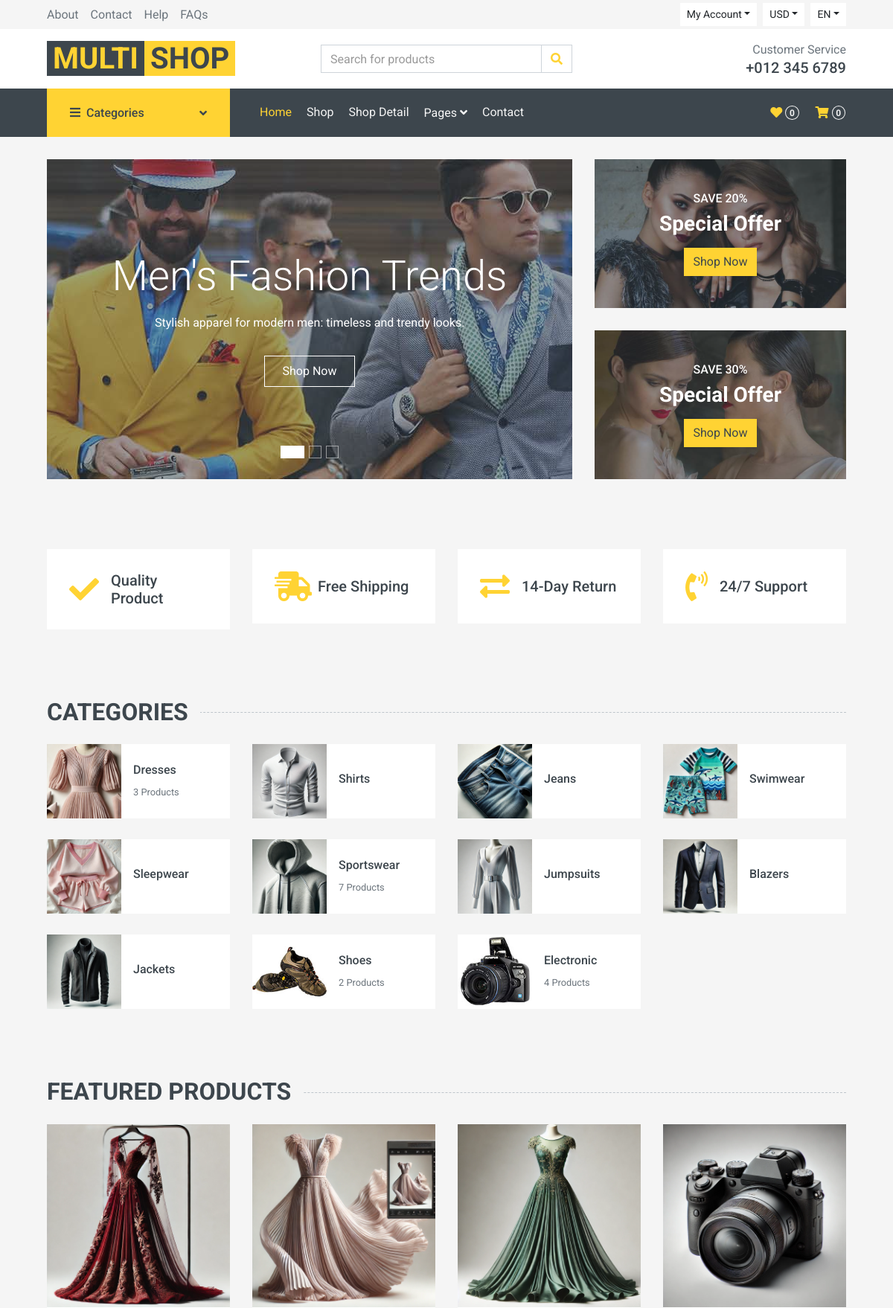
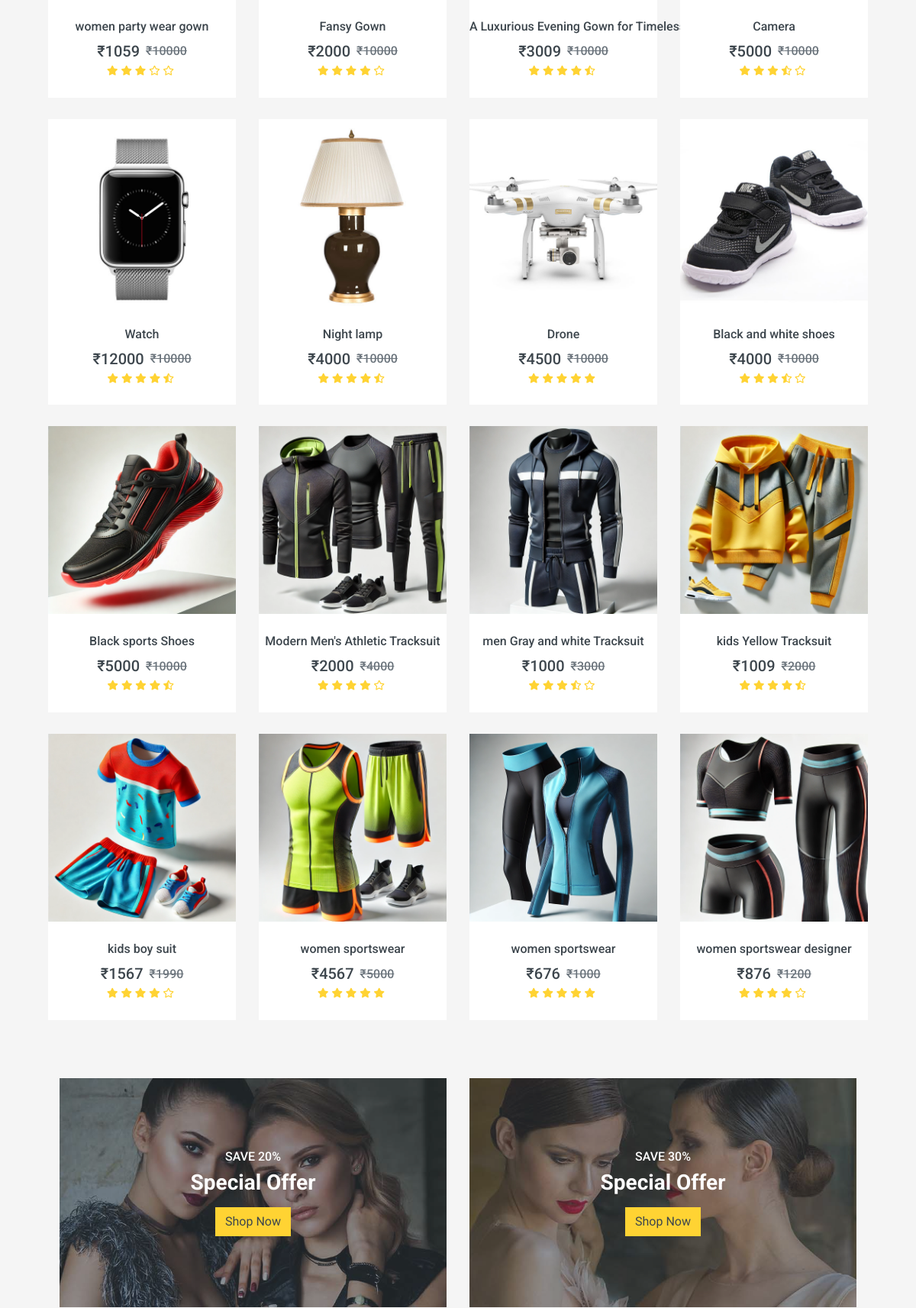
The page / (upper part) on the database its author committed (2 pictures, top to bottom).
### eapp/models.py (models this page shows, shortened)
class highlightdata(models.Model):
    image = models.ImageField(upload_to='mainimage')
    image_title = models.CharField(max_length=50)
    image_description = models.CharField(max_length=200)

class offer(models.Model):
    special_offer_image = models.ImageField(upload_to='offerimage')
    special_offer_title = models.CharField(max_length=50)
    special_offer_description = models.CharField(max_length=200)

class Categories(models.Model):
    name = models.CharField(max_length = 50)
    image = models.ImageField(upload_to='category',default=None,null=True,blank=True)

class Product(models.Model):
    category = models.ForeignKey("Categories", on_delete=models.CASCADE)
    product_name = models.CharField(max_length=100)
    price = models.BigIntegerField(default=0)
    price_caption = models.CharField(max_length=10)
    rateing = models.FloatField(default=2)
    image = models.ImageField(upload_to='product_image',default=None,null=True,blank=True)
    deal_price = models.BigIntegerField(default=10000)

### eapp/views.py (the view)
# urls.py: path('',index),
def index(request):
    highlightdata1 = highlightdata.objects.all()
    offers = offer.objects.all()
    categories = Categories.objects.all()
    product = Product.objects.all()
    compnay = register_company.objects.all()
    category_product_count = Product.objects.values('category__id', 'category__name').annotate(product_count=Count('id'))
    for i in category_product_count:
        print(i['product_count'])
    print('dfjkhi',category_product_count)
    return render(request, 'eapp/index.html',{'highlightdata1':highlightdata1, 'offers':offers, 'categories':categories, 'product':product, 'compnay' :compnay,'category_product_count':category_product_count})

### eapp/context_processors.py (called while the page is built)
def my_model_processor(request):
    data = Categories.objects.all()  # Assuming you want the first object
    return {'my_model_data': data}

### eapp/templatetags/builtIn_filters.py (called while the page is built)
@register.simple_tag
def calculate_stars(rating):
    try:
        rating = float(rating)
    except ValueError:
        rating = 0  # Default to 0 if conversion fails
    print('rate',rating)
    full_stars = int(rating)  # Integer part only
    fractional_part = rating - full_stars
    half_stars = 1 if 0.25 <= fractional_part < 0.75 else 0  # Half star if between 0.25 and 0.75
    empty_stars = 5 - full_stars - half_stars
    if full_stars + half_stars > 5:
        full_stars = 5
        half_stars = 0
        empty_stars = 0
    print('star',{
        "full_stars": full_stars,
        "half_stars": half_stars,
        "empty_stars": empty_stars,
    }
    )
    return {
        "full_stars": full_stars,
        "half_stars": half_stars,
        "empty_stars": empty_stars,
    }

@register.filter
def range_filter(value):
    return range(value)

### eapp/templates/eapp/index.html (shortened to what this page needs)
{% extends "eapp/base.html" %}
{% load static %}
{% load builtIn_filters %}
{% block content %}
    <div class="container-fluid mb-3">
        <div class="row px-xl-5">
            <div class="col-lg-8">
                <div id="header-carousel" class="carousel slide carousel-fade mb-30 mb-lg-0" data-ride="carousel">
                    <ol class="carousel-indicators">
                        <li data-target="#header-carousel" data-slide-to="0" class="active"></li>
                        <li data-target="#header-carousel" data-slide-to="1"></li>
                        <li data-target="#header-carousel" data-slide-to="2"></li>
                    </ol>
                    <div class="carousel-inner">
                        <div class="carousel-item position-relative active" style="height: 430px;">
                            <img class="position-absolute w-100 h-100" src="/media/{{highlightdata1.0.image}}" style="object-fit: cover;">
                            <div class="carousel-caption d-flex flex-column align-items-center justify-content-center">
                                <div class="p-3" style="max-width: 700px;">
                                    <h1 class="display-4 text-white mb-3 animate__animated animate__fadeInDown">{{highlightdata1.0.image_title}}</h1>
                                    <p class="mx-md-5 px-5 animate__animated animate__bounceIn">{{highlightdata1.0.image_description}}</p>
                                    <a class="btn btn-outline-light py-2 px-4 mt-3 animate__animated animate__fadeInUp" href="#">Shop Now</a>
                                </div>
                            </div>
                        </div>
                    </div>
                </div>
            </div>
            <div class="col-lg-4">
                <div class="product-offer mb-30" style="height: 200px;">
                    <img class="img-fluid" src="/media/{{offers.0.special_offer_image}}" alt="">
                    <div class="offer-text">
                        <h6 class="text-white text-uppercase">{{offers.0.special_offer_title}}</h6>
                        <h3 class="text-white mb-3">{{offers.0.special_offer_description}}</h3>
                        <a href="" class="btn btn-primary">Shop Now</a>
                    </div>
                </div>
                <div class="product-offer mb-30" style="height: 200px;">
                    <img class="img-fluid" src="/media/{{offers.1.special_offer_image}}" alt="">
                    <div class="offer-text">
                        <h6 class="text-white text-uppercase">{{offers.1.special_offer_title}}</h6>
                        <h3 class="text-white mb-3">{{offers.1.special_offer_description}}</h3>
                        <a href="" class="btn btn-primary">Shop Now</a>
                    </div>
                </div>
            </div>
        </div>
    </div>
    <div class="container-fluid pt-5">
        <div class="row px-xl-5 pb-3">
            <div class="col-lg-3 col-md-6 col-sm-12 pb-1">
                <div class="d-flex align-items-center bg-light mb-4" style="padding: 30px;">
                    <h1 class="fa fa-check text-primary m-0 mr-3"></h1>
                    <h5 class="font-weight-semi-bold m-0">Quality Product</h5>
                </div>
            </div>
            <div class="col-lg-3 col-md-6 col-sm-12 pb-1">
                <div class="d-flex align-items-center bg-light mb-4" style="padding: 30px;">
                    <h1 class="fa fa-shipping-fast text-primary m-0 mr-2"></h1>
                    <h5 class="font-weight-semi-bold m-0">Free Shipping</h5>
                </div>
            </div>
            <div class="col-lg-3 col-md-6 col-sm-12 pb-1">
                <div class="d-flex align-items-center bg-light mb-4" style="padding: 30px;">
                    <h1 class="fas fa-exchange-alt text-primary m-0 mr-3"></h1>
                    <h5 class="font-weight-semi-bold m-0">14-Day Return</h5>
                </div>
            </div>
            <div class="col-lg-3 col-md-6 col-sm-12 pb-1">
                <div class="d-flex align-items-center bg-light mb-4" style="padding: 30px;">
                    <h1 class="fa fa-phone-volume text-primary m-0 mr-3"></h1>
                    <h5 class="font-weight-semi-bold m-0">24/7 Support</h5>
                </div>
            </div>
        </div>
    </div>
    <div class="container-fluid pt-5">
        <h2 class="section-title position-relative text-uppercase mx-xl-5 mb-4"><span class="bg-secondary pr-3">Categories</span></h2>
        <div class="row px-xl-5 pb-3">
            {% for i in categories %}
            <div class="col-lg-3 col-md-4 col-sm-6 pb-1">
                <a class="text-decoration-none" href="">
                    <div class="cat-item d-flex align-items-center mb-4">
                        <div class="overflow-hidden" style="width: 100px; height: 100px;">
                            <img class="img-fluid" src="/media/{{i.image}}" alt="">
                        </div>
                        <div class="flex-fill pl-3">
                            <h6>{{i.name}}</h6>
                            {% for j in category_product_count%}
                            {% if j.category__name == i.name %}
                            <small class="text-body">{{j.product_count}} Products</small>
                            {% endif %}
                            {% endfor %}
                        </div>
                    </div>
                </a>
            </div>
            {% endfor %}
        </div>
    </div>
    <div class="container-fluid pt-5 pb-3">
        <h2 class="section-title position-relative text-uppercase mx-xl-5 mb-4"><span class="bg-secondary pr-3">Featured Products</span></h2>
        <div class="row px-xl-5">
            {% for i in product%}
            <div class="col-lg-3 col-md-4 col-sm-6 pb-1">
                <div class="product-item bg-light mb-4">
                    <div class="product-img position-relative overflow-hidden">
                        <img class="img-fluid w-100" src="/media/{{i.image}}" alt="">
                        <div class="product-action">
                        </div>
                    </div>
                    <div class="text-center py-4">
                        <a class="h6 text-decoration-none text-truncate" href="">{{i.product_name}}</a>
                        <div class="d-flex align-items-center justify-content-center mt-2">
                            <h5>{{i.price_caption}}{{i.price}}</h5><h6 class="text-muted ml-2"><del>{{i.price_caption}}{{i.deal_price}}</del></h6>
                        </div>
                        <div class="d-flex align-items-center justify-content-center mb-1">
                            {% calculate_stars i.rateing as stars %}
                            {% for _ in stars.full_stars|range_filter %}
                            <small class="fa fa-star text-primary mr-1"></small>
                            {% endfor %}
                            {% if stars.half_stars %}
                            <small class="fa fa-star-half-alt text-primary mr-1"></small>
                            {% endif %}
                            {% for _ in stars.empty_stars|range_filter %}
                            <small class="far fa-star text-primary mr-1"></small>
                            {% endfor %}
                        </div>
                    </div>
                </div>
            </div>
            {% endfor %}
        </div>
    <div class="container-fluid pt-5 pb-3">
        <div class="row px-xl-5">
            <div class="col-md-6">
                <div class="product-offer mb-30" style="height: 300px;">
                    <img class="img-fluid" src="/media/{{offers.0.special_offer_image}}" alt="">
                    <div class="offer-text">
                        <h6 class="text-white text-uppercase">{{offers.0.special_offer_title}}</h6>
                        <h3 class="text-white mb-3">{{offers.0.special_offer_description}}</h3>
                        <a href="" class="btn btn-primary">Shop Now</a>
                    </div>
                </div>
            </div>
            <div class="col-md-6">
                <div class="product-offer mb-30" style="height: 300px;">
                    <img class="img-fluid" src="/media/{{offers.1.special_offer_image}}" alt="">
                    <div class="offer-text">
                        <h6 class="text-white text-uppercase">{{offers.1.special_offer_title}}</h6>
                        <h3 class="text-white mb-3">{{offers.1.special_offer_description}}</h3>
                        <a href="" class="btn btn-primary">Shop Now</a>
                    </div>
                </div>
            </div>
        </div>
    </div>
{% endblock %}

### rows shown on the page
highlightdata: image (picture), image_title "Men's Fashion Trends", image_description "Stylish apparel for modern men: timeless and trendy looks."
offer: special_offer_image (picture), special_offer_title "SAVE 20%", special_offer_description "Special Offer"
offer: special_offer_image (picture), special_offer_title "SAVE 30%", special_offer_description "Special Offer"
Categories: image (picture), name "Dresses", product_count "3"
Categories: image (picture), name "Shirts"
Categories: image (picture), name "Jeans"
Categories: image (picture), name "Swimwear"
Categories: image (picture), name "Sleepwear"
Categories: image (picture), name "Sportswear", product_count "7"
Categories: image (picture), name "Jumpsuits"
Categories: image (picture), name "Blazers"
Categories: image (picture), name "Jackets"
Categories: image (picture), name "Shoes", product_count "2"
Categories: image (picture), name "Electronic", product_count "4"
Product: image (picture), product_name "women party wear gown", price_caption "₹", price "1059", deal_price "10000"
Product: image (picture), product_name "Fansy Gown", price_caption "₹", price "2000", deal_price "10000"
Product: image (picture), product_name "A Luxurious Evening Gown for Timeless Glamour", price_caption "₹", price "3009", deal_price "10000"
Product: image (picture), product_name "Camera", price_caption "₹", price "5000", deal_price "10000"
Product: image (picture), product_name "Watch", price_caption "₹", price "12000", deal_price "10000"
Product: image (picture), product_name "Night lamp", price_caption "₹", price "4000", deal_price "10000"
Product: image (picture), product_name "Drone", price_caption "₹", price "4500", deal_price "10000"
Product: image (picture), product_name "Black and white shoes", price_caption "₹", price "4000", deal_price "10000"
Product: image (picture), product_name "Black sports Shoes", price_caption "₹", price "5000", deal_price "10000"
Product: image (picture), product_name "Modern Men's Athletic Tracksuit", price_caption "₹", price "2000", deal_price "4000"
Product: image (picture), product_name "men Gray and white Tracksuit", price_caption "₹", price "1000", deal_price "3000"
Product: image (picture), product_name "kids Yellow Tracksuit", price_caption "₹", price "1009", deal_price "2000"
Product: image (picture), product_name "kids boy suit", price_caption "₹", price "1567", deal_price "1990"
Product: image (picture), product_name "women sportswear", price_caption "₹", price "4567", deal_price "5000"
Product: image (picture), product_name "women sportswear", price_caption "₹", price "676", deal_price "1000"
Product: image (picture), product_name "women sportswear designer", price_caption "₹", price "876", deal_price "1200"
